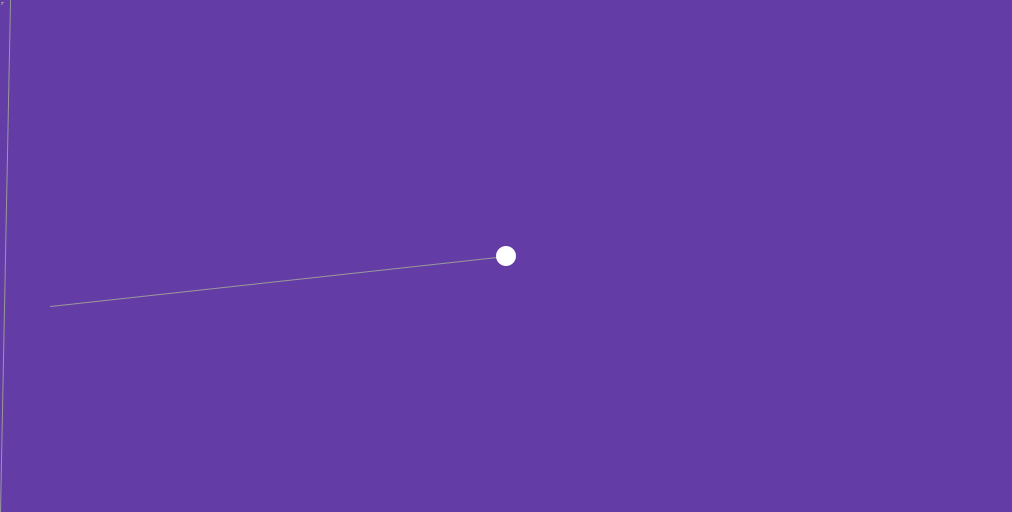
Frame 1 (no input)
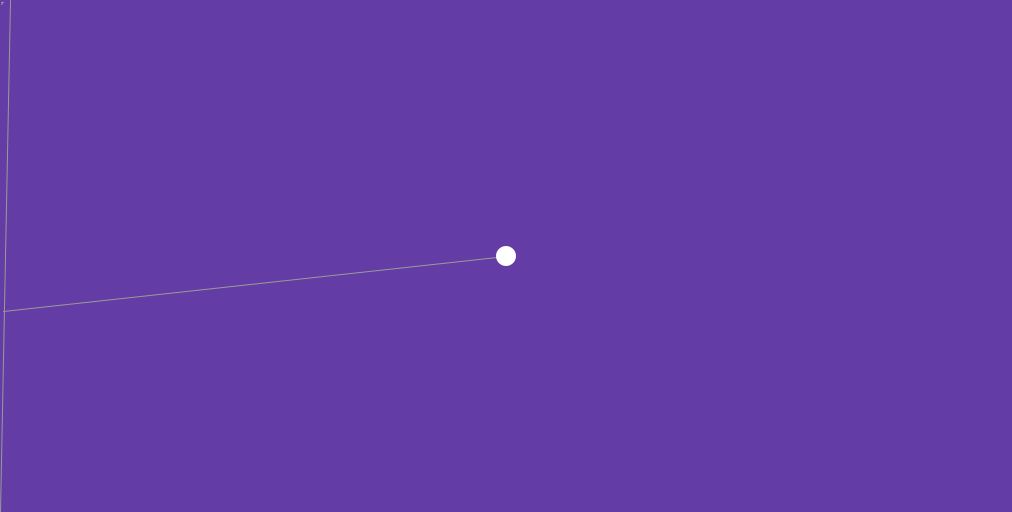
Frame 60 (the mouse pressed at the canvas centre just before this capture)
Frame 120 (the mouse held since frame 60 and released just before this capture): identical to frame 60, image omitted

The Processing sketch that drew these frames (run headless with seeded random() and noise(); from frame 60 on, the mouse is pressed at the canvas centre):

// Processing sketch: ShadowGame
// ── ShadowGame.pde
import java.util.*;
 Lamp lamp =new Lamp(); 
 boolean b = false ;
 Point P1 ,P2 ;
 Line Line1 ,Line2;
 void setup()
 { 
    size(1012,512);
     Line1 = new Line(2 ,3 ,1 ,4);  
    Line1.LineValues();
    println(Line1.a +"   "+Line1.b);
    Line2 = new Line(3 ,2 ,1 ,2);  
    Line2.LineValues();    
    println(Line2.a +"   "+Line2.b);
    Point P = Line1.InterLine(Line2);
    
    println(P.x +"   "+P.y);
     
 }
 void draw()
 { 
   clear();
   background(color(100,60,166));      
   Line1.DrawLine();
   Line2.DrawLine();
   lamp.DrawLamp();     
   lamp.GetInterLines();
   
if(b==true){
     stroke(53);
     line(P1.x,P1.y ,mouseX,mouseY);
   }
 }
 
 void keyPressed() {
  //if (keyPressed) {
    if (keyCode == UP) {    
     lamp.Up();
    }else
    if (keyCode == DOWN) {
      lamp.Down();
    }else 
    if (keyCode == LEFT) {
      lamp.Left();
    }else
    if (keyCode == RIGHT) {
      lamp.Right();
    }else 
    if(keyCode == 'z' || keyCode == 'Z'){
     lamp.TurnLeft();
    }
    if(keyCode == 's' || keyCode == 'S'){
     lamp.TurnRight();
    }
  
//}
}
 
 
 void mouseClicked()
 {
   if(b==false){
     P1 =new Point(mouseX ,mouseY);     
     b=true;
   }else{
      P2 =new Point(mouseX ,mouseY);     
      Line l = new Line(P1.x ,P1.y ,P2.x,P2.y);
      l.LineValues();
      lamp.form.Lines.add(l);
      b=false;
   } 
   
 }

// ── Form.pde
public class Form{
 public  ArrayList<Line> Lines = new ArrayList<Line>();  
 private float err = 1;
  
 public Form(){
   this.CreatLines();  
 }  
 
 public void DrawLines(){
   for(Line l : Lines){
      l.DrawLine();  
   }  
 }
 
 ////////////////////////////////////Create Lines ////////////////////////////
 public void CreatLines(){
   Line line ;      
    line = new Line(10,0,0,512);
    line.LineValues();
    Lines.add(line);           
   /* line = new Line(0,20,1012,0);  
     line.LineValues();    
     Lines.add(line);  
     */  
 } 
 
 public ArrayList<Point> InterLines(Line l){
   Point p ;
   ArrayList<Point> Points = new ArrayList<Point>();
   for(Line ll : Lines){
     p =l.InterLine(ll);              
     if(p!=null && ((p.x>=ll.P1.x-err && p.x<=ll.P2.x+err)||(p.x>=ll.P2.x-err && p.x<=ll.P1.x+err))
     &&((p.y>=ll.P1.y-err && p.y<=ll.P2.y+err)||(p.y>=ll.P2.y-err && p.y<=ll.P1.y+err))){     
     Points.add(p);}
   }  
  return Points; 
 } 
 
 
 ////////////////////////////////////CreateLines //////////////////////////////////// 
}

// ── Lamp.pde
public class Lamp {
 private int step =4; 
 private float err =1 ;
 private float turn = 0.05;
 public Point PosLamp ;
 public Line Line1 ;
 //public Line Line2 ;
 public float r=30;
 public float theta = -2*PI;
 Form form = new Form(); 
 public Lamp(){
     this.PosLamp = new Point(1012/2,512/2);         
     Line1 = new Line(PosLamp.x ,PosLamp.y ,50 ,PosLamp.y+50);  
     
   //  Line2 = new Line(PosLamp.x ,PosLamp.y ,PosLamp.x ,70);  
 }
  
  public void DrawLamp(){
     form.DrawLines();    
     this.Line1.DrawLine();
     //this.Line2.DrawLine();  
     noStroke();      
     ellipse(this.PosLamp.x,this.PosLamp.y, 20, 20);     
  }
  
  public void  GetInter(Line l){
    Point PP =null;
    float D;
    float Dens =1000000;    
    boolean take =true;
    ArrayList<Point> Points =form.InterLines(l);
     
      if(Points.size()>0){
       for(Point p : Points){
            D=l.P1.distans(p);                         
            take =true;            
           if((this.PosLamp.x >= l.P2.x-err && this.PosLamp.x <=p.x+err) || (this.PosLamp.x >= p.x-err && this.PosLamp.x <=l.P2.x+err)){
             take= false;
           } 
           /*if((this.PosLamp.y >= this.Line1.P2.y-err && this.PosLamp.y <=p.y+err) || (this.PosLamp.y >= p.y-err && this.PosLamp.y <=this.Line1.P2.y+err)){
              take= false;
           }*/                                 
           if(D<Dens && take){
             Dens=D;          
             PP=p;
          }         
       }
       if(PP!=null)                                               
            l.Turn(PP.x,PP.y); 
       }
  }
  
  public void GetInterLines(){
      this.Line1.LineValues();
    //this.Line2.LineValues();
    this.GetInter(this.Line1);   
    //this.GetInter(this.Line2);   
  }
     
 public void Up(){  
    this.PosLamp.y=this.PosLamp.y-step;
    this.Line1.Up(step);  
   //this.Line2.Up(step);  
 }
  
 public void Down(){  
   this.PosLamp.y=this.PosLamp.y+step;   
   this.Line1.Down(step);  
   //this.Line2.Down(step);    
 }
  public void Left(){
   this.PosLamp.x=this.PosLamp.x-step;
   this.Line1.Left(step);
   //this.Line2.Left(step);   
  }
  
  public void Right(){
    this.PosLamp.x =this.PosLamp.x+step;
    this.Line1.Right(step);  
  //  this.Line2.Right(step);      
}
  
  
  public void TurnLeft(){           
      if(theta <2*PI){
         float x = r * cos(theta) +this.PosLamp.x;
         float y = r * sin(theta) +this.PosLamp.y;
         this.Line1.Turn(x,y);             
         theta += turn;                
       }else{
         theta = -2*PI;
       }
  }
  
  public void TurnRight(){
    if(theta >-2*PI){
         float x = r * cos(theta) +this.PosLamp.x;
         float y = r * sin(theta) +this.PosLamp.y;
         this.Line1.Turn(x,y);
         theta -= turn;                
       }else{
         theta = 2*PI;
       }
   }
  
}

// ── Line.pde
public class Line{
 float a =0 ;
 float b =0 ;
 Point P1,P2;  
 public Line(float P1x ,float P1y ,float P2x ,float P2y){
     P1 = new Point(P1x ,P1y);
     P2 = new Point(P2x ,P2y);     
 }
  
  public void LineValues(){
   // y = ax +b  
   this.a= (this.P2.y -this.P1.y)/(this.P2.x -this.P1.x);
   
   this.b =this.P1.y - this.a*this.P1.x;     
 } 
    
 
 public void DrawLine(){
      stroke(153);
      line(this.P1.x,this.P1.y,this.P2.x,this.P2.y);        
 }
  
 public Point InterLine(Line l){   
   float ValA =(l.a -this.a);
   float ValB =(this.b -l.b);
            
   if(ValA==0) return null;
   float Valx = ValB/ValA;   
   float Valy = this.a*Valx + this.b;  
  
      
   Point P = new Point ( Valx ,Valy);  
   return P;
 }
   
  public void Up(int step){  
    this.P1.y=this.P1.y-step;
    this.P2.y=this.P2.y-step;    
  }
  
  public void Down(int step){  
     this.P1.y=this.P1.y+step;
     this.P2.y=this.P2.y+step;    
  }
  public void Left(int step){
       this.P1.x=this.P1.x-step;
       this.P2.x=this.P2.x-step;
  }  
  public void Right(int step){
    this.P1.x=this.P1.x+step;
    this.P2.x=this.P2.x+step;
  }
  public void Turn(float x,float y){
    this.P2.x=x;
    this.P2.y=y;   
  }   
} 

// ── Point.pde
public class Point{
      float x,y; 
      public Point (){} 
      public Point(float x,float y){
      this.x =x;
      this.y=y;
    }  
    
    public float distans(Point p){  
      return sqrt(pow((this.x -p.x),2)+pow((this.y -p.y),2));
    }
    
}
